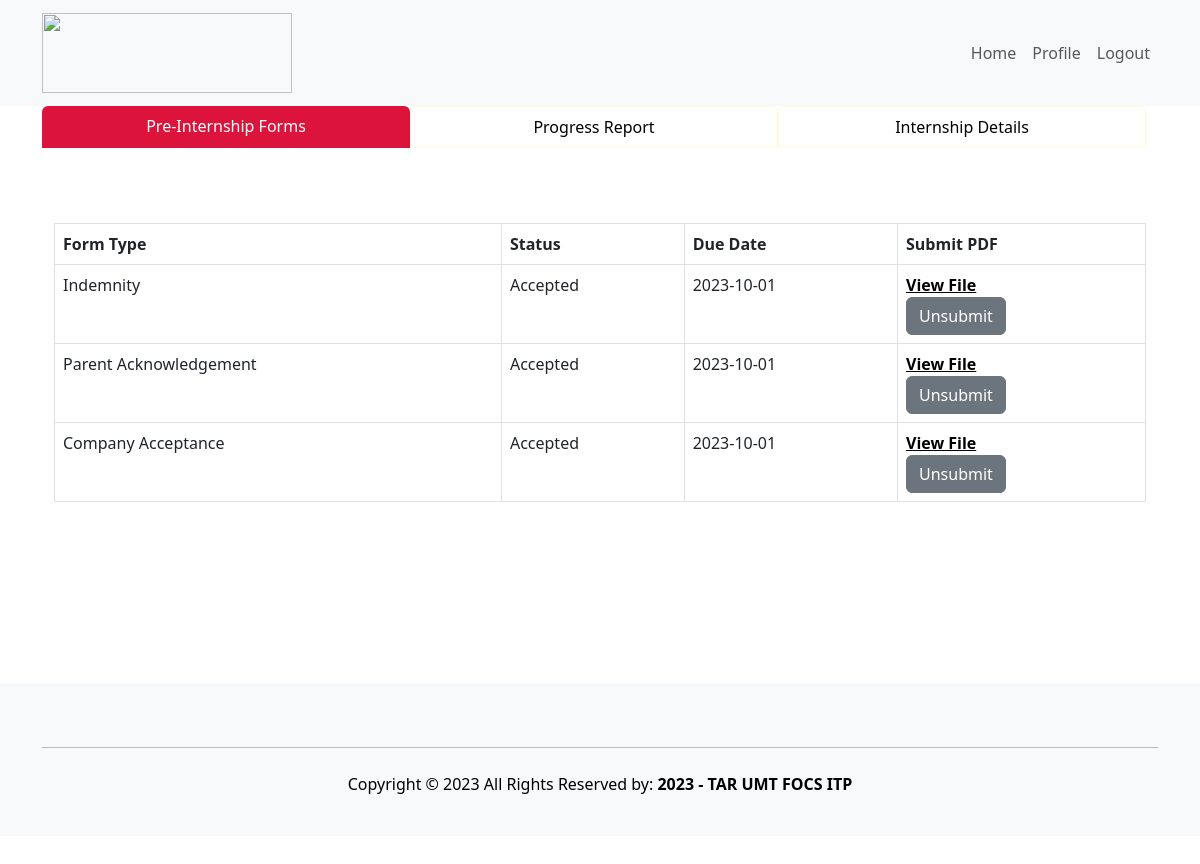
The app's page /student/PreInternship.php (signed in) with its own data.
### tables this page shows
CREATE TABLE `internship` (
  `internshipID` varchar(10) NOT NULL,
  `studID` varchar(10) DEFAULT NULL,
  `sessionID` varchar(10) DEFAULT NULL,
  `indemnity` varchar(100) DEFAULT NULL,
  `indemnityStatus` enum('Accepted','Rejected','Pending','Missing') DEFAULT NULL,
  `parentAcknowledgement` varchar(100) DEFAULT NULL,
  `parentAcknowledgementStatus` enum('Accepted','Rejected','Pending','Missing') DEFAULT NULL,
  `companyAcceptance` varchar(100) DEFAULT NULL,
  `companyAcceptanceStatus` enum('Accepted','Rejected','Pending','Missing') DEFAULT NULL,
  `monthlyReport1` varchar(100) DEFAULT NULL,
  `monthlyReport1Grade` int(11) DEFAULT NULL,
  `monthlyReport2` varchar(100) DEFAULT NULL,
  `monthlyReport2Grade` int(11) DEFAULT NULL,
  `monthlyReport3` varchar(100) DEFAULT NULL,
  `monthlyReport3Grade` int(11) DEFAULT NULL,
  `evaluationReport` varchar(100) DEFAULT NULL,
  `evaluationReportGrade` int(11) DEFAULT NULL,
  `finalGrade` int(11) DEFAULT NULL,
  `internshipStatus` enum('In Progress','Completed','Suspended','Terminated') DEFAULT NULL
);

CREATE TABLE `session` (
  `sessionID` varchar(10) NOT NULL,
  `startMonthYear` date DEFAULT NULL,
  `endMonthYear` date DEFAULT NULL,
  `qualification` enum('Diploma','Degree') DEFAULT NULL
);

### student/PreInternship.php (the view, shortened to what this page needs)
<?php
include 'studentHeader.php';
?>
    <form style="min-height:100vh;" id="form1" runat="server">
        <div class="container row justify-content-md-center mx-auto">
            <div class="nav nav-tabs border-0" id="nav-tab" role="tablist">
                <a href="PreInternship.php" class="nav-link active col-4 text-white border-0 text-center" style="background-color: #dc143c">
                    Pre-Internship Forms
                </a>
                <a href="Progress.php" class="nav-link col-4 text-black text-center" style="border-color: #FFFBD6">
                    Progress Report
                </a>
                <a href="InternshipDetails.php" class="nav-link col-4 text-black text-center" style="border-color: #FFFBD6">
                    Internship Details
                </a>
            </div>
        </div>
    <div style="overflow-x: scroll;" class="container row justify-content-md-center mx-auto">
        <div class="container" style="height:55vh;">
            <table id="SubmissionGV" class="table w-100 my-1 table-bordered table-responsive table-hover">
                <tr style="background-color: lightgrey;">
                    <th>Form Type</th>
                    <th>Status</th>
                    <th>Due Date</th>
                    <th>Submit PDF</th>
                </tr>
                <?php
                require 'connect.php';
                if ($con->connect_error) {
                    throw new Exception("Connection failed: " . $con->connect_error);
                } else {
                    $sql = "SELECT * FROM internship WHERE studID=$studID";
                    $result = $con->query($sql);
                    if ($result->num_rows > 0) {
                        while ($row = $result->fetch_assoc()) {
                            $sessionSql = "SELECT startMonthYear FROM session WHERE sessionID = " . $row['sessionID'];
                            $sessionResult = $con->query($sessionSql);
                            $dueDate = "";
                            if ($sessionResult->num_rows > 0) {
                                $sessionRow = $sessionResult->fetch_assoc();
                                $startMonthYear = new DateTime($sessionRow['startMonthYear']);
                                $dueDate = $startMonthYear->modify('+1 month')->format('Y-m-d');
                            }
                            echo '<br>';
                            echo '<tr>';
                            echo '<td>Indemnity</td>';
                            echo '<td>' . $row['indemnityStatus'] . '</td>';
                            echo '<td>' . $dueDate . '</td>';
                            echo '<td>';
                            if ($row['indemnity'] !== '' && ($row['indemnityStatus'] === 'Pending' || $row['indemnityStatus'] === 'Accepted' || $row['indemnityStatus'] === 'Rejected')) {
                                echo '<label><b><a href="' . $row['indemnity'] . '" class="text-black" target="_blank">View File</a></b></label>';
                                echo '<br>';
                                echo '<form action="removePDF.php" method="post">';
                                echo '<input type="submit" class="btn btn-secondary" value="Unsubmit" name="submit" />';
                                echo '</form>';
                            }
                            echo '</td>';
                            echo '</tr>';
                            echo '<tr>';
                            echo '<td>Parent Acknowledgement</td>';
                            echo '<td>' . $row['parentAcknowledgementStatus'] . '</td>';
                            echo '<td>' . $dueDate . '</td>';
                            echo '<td>';
                            if ($row['parentAcknowledgement'] !== '' && ($row['parentAcknowledgementStatus'] === 'Pending' || $row['parentAcknowledgementStatus'] === 'Accepted' || $row['parentAcknowledgementStatus'] === 'Rejected')) {
                                echo '<label><b><a href="' . $row['parentAcknowledgement'] . '" class="text-black" target="_blank">View File</a></b></label>';
                                echo '<br>';
                                echo '<form action="removePDF.php" method="post">';
                                echo '<input type="submit" class="btn btn-secondary" value="Unsubmit" name="submit" />';
                                echo '</form>';
                            }
                            echo '</td>';
                            echo '</tr>';
                            echo '<tr>';
                            echo '<td>Company Acceptance</td>';
                            echo '<td>' . $row['companyAcceptanceStatus'] . '</td>';
                            echo '<td>' . $dueDate . '</td>';
                            echo '<td>';
                            if ($row['companyAcceptance'] !== '' && ($row['companyAcceptanceStatus'] === 'Pending' || $row['companyAcceptanceStatus'] === 'Accepted' || $row['companyAcceptanceStatus'] === 'Rejected')) {
                                echo '<label><b><a href="' . $row['companyAcceptance'] . '" class="text-black" target="_blank">View File</a></b></label>';
                                echo '<br>';
                                echo '<form action="removePDF.php" method="post">';
                                echo '<input type="submit" class="btn btn-secondary" value="Unsubmit" name="submit" />';
                                echo '</form>';
                            }
                            echo '</td>';
                            echo '</tr>';
                        }
                    } else {
                        echo '<tr>';
                        echo '<td colspan="4" class="text-center">No forms found for this student.</td>';
                        echo '</tr>';
                    }
                }
                ?>
            </table>
        </div>
    </div>
</form>
<?php
include 'studentFooter.php';
?>

### records on screen
internship: indemnityStatus "Accepted", sessionID.startMonthYear "2023-10-01", parentAcknowledgementStatus "Accepted", companyAcceptanceStatus "Accepted"
